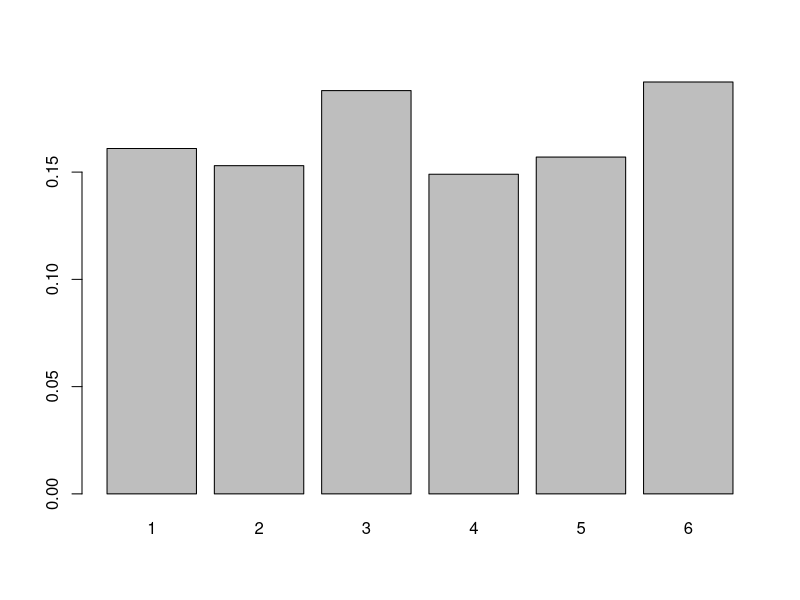
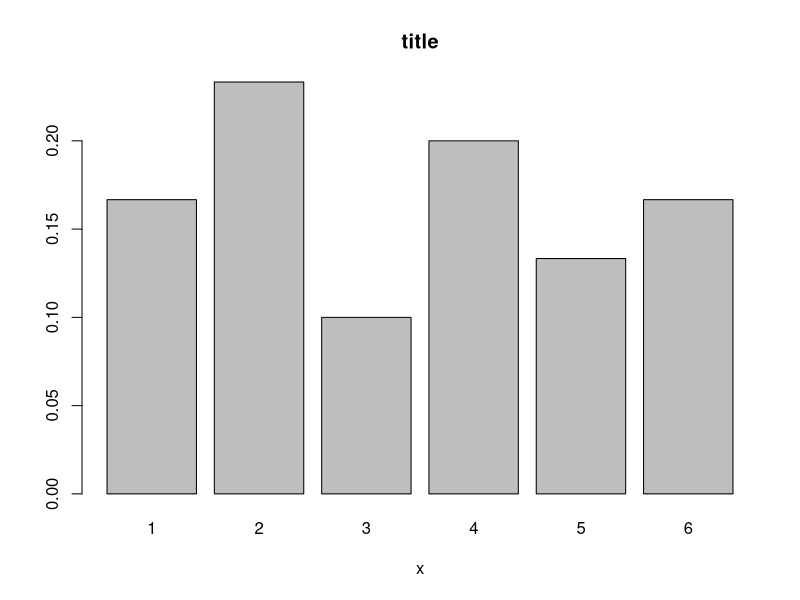
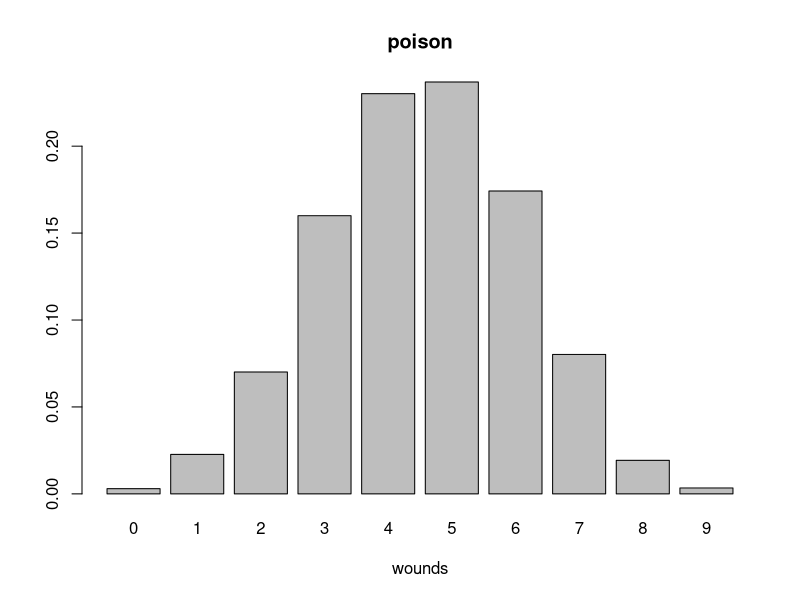
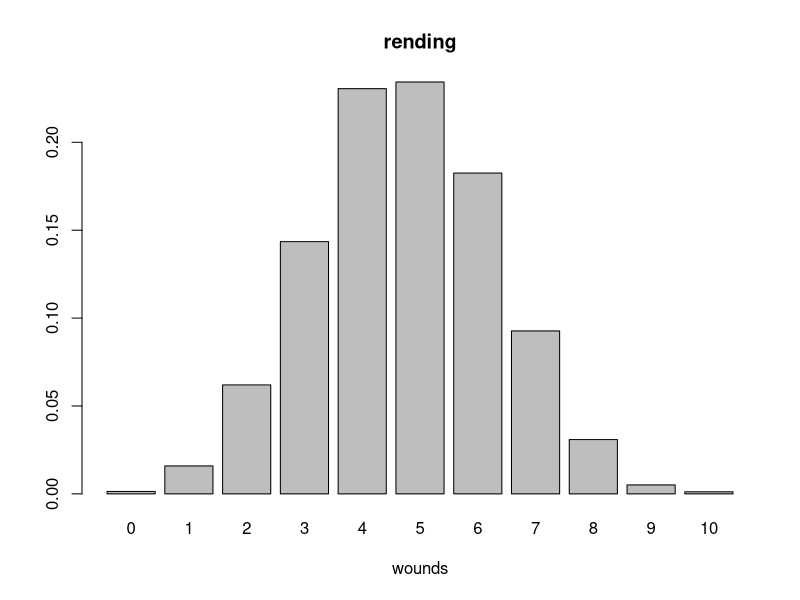
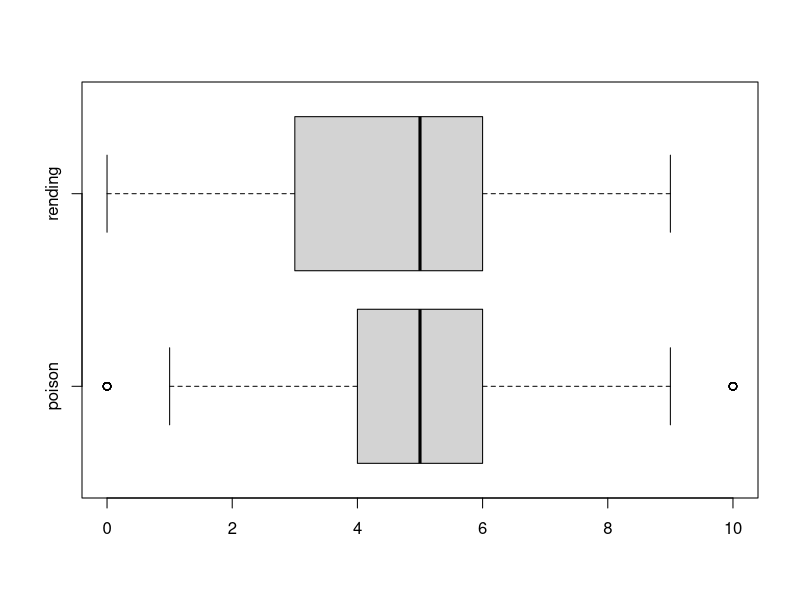

Generate these figures, in order, with R:
for (i in 2:6){
  print(i)
}


set.seed(1234)

# rolling a dice
dice <- 1:6
sample(dice,1)


# rolling many dice
results <- c()
nsim <- 1000
for (i in 1:nsim){
  results <- c(results,sample(dice,1))
}
length(results)

barplot(table(results)/sum(table(results)))


# function that rolls n dice
roll_n_dice <- function(n){ return(sample(1:6,n,replace=TRUE)) }

# function that gives empirical distribution of observed rv
show_emp_dist <- function(vec, main='title',xlab='x'){
  print(table(vec)/sum(table(vec)))
  barplot(table(vec)/sum(table(vec)), main=main,xlab=xlab)
}
show_emp_dist(roll_n_dice(30))

#function that creates empirical dist from data generating func
create_emp_dist <- function(FUN,...,nsim=1000){
  results <- c()
  for (i in 1:nsim){results <- c(results,FUN(...))}
  return(results)
}
table(create_emp_dist(roll_n_dice, 4))

# function that gives sum of successes
# (greater than or equal to threshold)
# 1 always fails, 6 always succeeds, regardless of threshold
count_success <- function(roll, threshold){ 
  return (sum( (roll>=max(threshold,2) | roll==6) ) )
  }
count_success(roll_n_dice((10)), 4)

library(stringr)

# function to get nwounds caused by 1 model attacking

count_melee_wounds <- function(attacks,quality,defense,keywords=list()){
  quality_roll <- roll_n_dice(max(attacks,0))
  nhits <- count_success(quality_roll,quality) +
            ifelse(is.null(keywords$furious),0,sum(quality_roll==6))
  if('blast' %in% names(keywords)){
    nhits <- min(keywords$blast[2], nhits * keywords$blast[1])
  }
  #handle rending hits separately
  nhits <- nhits - ifelse(is.null(keywords$rending),0,sum(quality_roll==6))
  defense_roll <- roll_n_dice(max(nhits,0))
  defense <- defense + 
              ifelse(is.null(keywords$ap),0,keywords$ap) +
              ifelse(is.null(keywords$lance),0,2)
  
  nwounds <-  nhits - count_success(defense_roll,defense)
  
  if('poison' %in% names(keywords)){
    nwounds <- nwounds + sum(defense_roll==6) -
      count_success(sum(defense_roll),defense)  
  }
  
  #rending wounds
  if('rending' %in% names(keywords)){
    nrends <- sum(quality_roll==6)
    rend_def_roll <- roll_n_dice(nrends)
    rendwounds <- nrends - count_success(rend_def_roll,defense+4)
    if('poison' %in% names(keywords)){
      rend_pois_def_roll <- roll_n_dice(rend_def_roll==6)
      rendwounds <- rendwounds + sum(rend_def_roll==6) -
        count_success(rend_pois_def_roll,defense+4)  
    }
  }
  
  nwounds <- nwounds + ifelse(is.null(keywords$rending),0,rendwounds) - 
                      ifelse(is.null(keywords$regeneration) | 
                                !is.null(keywords$rending) |
                                !is.null(keywords$poison),
                              0,
                              count_success(nwounds,5))
  return (max(nwounds,0))
}
keywords <- list(ap=2, 
                 blast=c(3,20),
                 furious=1,
                 lance=1,
                 regeneration=1,
                 rending=1,
                 poison=1)


##### BELOW EX OF HOW POISON IS BETTER THAN RENDING

keywords1 <- list(poison=1)
keywords <- list(rending=1)
#count_melee_wounds(3,4,3,keywords)

x_vec <- create_emp_dist(count_melee_wounds, 10,3,5,keywords1, nsim=10000)
show_emp_dist(x_vec, xlab='wounds', main='poison')

x_vec2 <- create_emp_dist(count_melee_wounds, 10,3,5,keywords, nsim=10000)
show_emp_dist(x_vec2, xlab='wounds',main='rending')

boxplot(list('poison'=x_vec2, 'rending'=x_vec), horizontal=TRUE)

mean(x_vec)
mean(x_vec2)


#TODO impact wounds